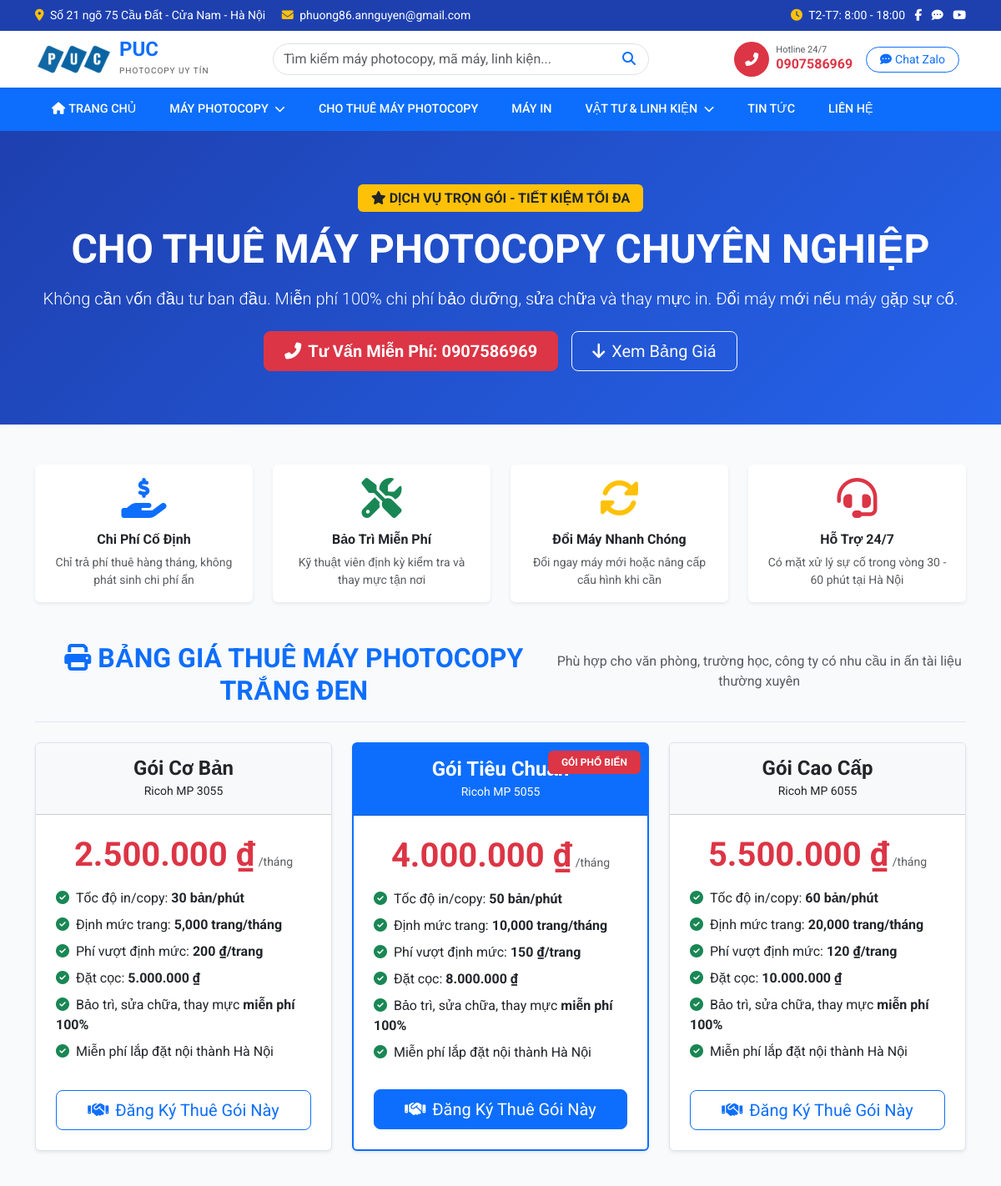
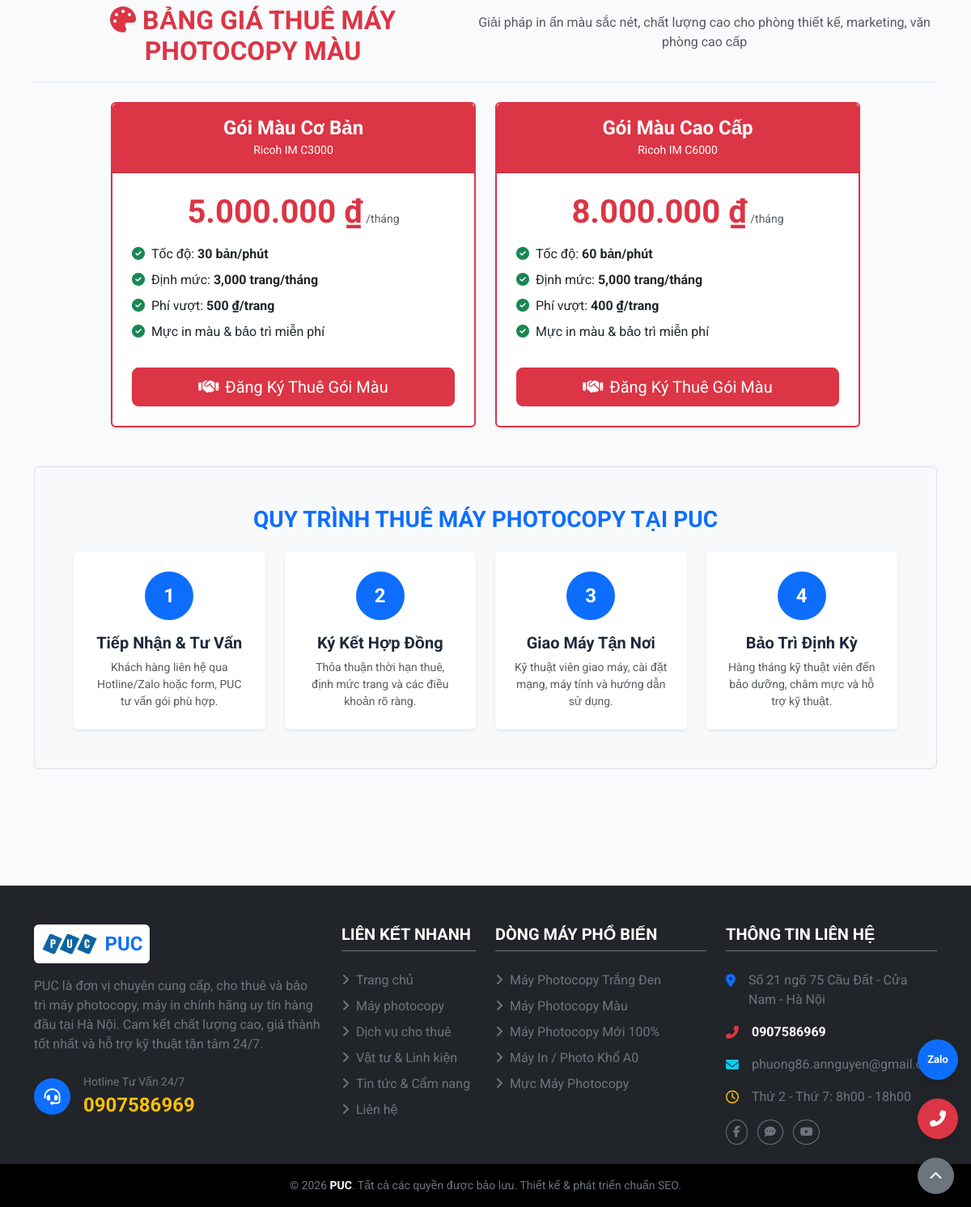
The page /pages/rental.php on the database its author committed (2 pictures, top to bottom).
### tables this page shows
CREATE TABLE IF NOT EXISTS `rental_packages` (
    `id` INT AUTO_INCREMENT PRIMARY KEY,
    `name` VARCHAR(200) NOT NULL,
    `machine_type` VARCHAR(100),
    `speed` VARCHAR(50),
    `color_type` ENUM('bw','color') DEFAULT 'bw',
    `monthly_price` DECIMAL(15,0) DEFAULT 0,
    `included_pages` INT DEFAULT 0 COMMENT 'Số trang miễn phí/tháng',
    `extra_page_price` DECIMAL(10,0) DEFAULT 0 COMMENT 'Giá mỗi trang vượt',
    `deposit` DECIMAL(15,0) DEFAULT 0,
    `min_contract_months` INT DEFAULT 12,
    `features` TEXT,
    `is_active` TINYINT(1) DEFAULT 1,
    `sort_order` INT DEFAULT 0,
    `created_at` TIMESTAMP DEFAULT CURRENT_TIMESTAMP
);

### includes/functions.php (called while the page is built, shortened)
<?php
function format_price($price) {
    return number_format($price, 0, ',', '.') . ' ₫';
}
function get_rental_packages($color_type = null) {
    global $pdo;
    $sql = "SELECT * FROM rental_packages WHERE is_active = 1";
    $params = [];
    if ($color_type) {
        $sql .= " AND color_type = ?";
        $params[] = $color_type;
    }
    $sql .= " ORDER BY sort_order ASC, monthly_price ASC";
    try {
        $stmt = $pdo->prepare($sql);
        $stmt->execute($params);
        return $stmt->fetchAll(PDO::FETCH_ASSOC);
    } catch (Exception $e) {
        return [];
    }
}

### pages/rental.php (the view, shortened to what this page needs)
<?php
require_once __DIR__ . '/../includes/db.php';
require_once __DIR__ . '/../includes/functions.php';
require_once __DIR__ . '/../includes/header.php';
$bw_packages = get_rental_packages('bw');
$color_packages = get_rental_packages('color');
?>
<div class="bg-primary text-white py-5 text-center position-relative" style="background: linear-gradient(135deg, #1E40AF 0%, #2563EB 100%);">
    <div class="container py-3">
        <span class="badge bg-warning text-dark px-3 py-2 fs-6 mb-3"><i class="fas fa-star me-1"></i>DỊCH VỤ TRỌN GÓI - TIẾT KIỆM TỐI ĐA</span>
        <h1 class="display-5 fw-bold mb-3">CHO THUÊ MÁY PHOTOCOPY CHUYÊN NGHIỆP</h1>
        <p class="lead max-w-700 mx-auto opacity-90">Không cần vốn đầu tư ban đầu. Miễn phí 100% chi phí bảo dưỡng, sửa chữa và thay mực in. Đổi máy mới nếu máy gặp sự cố.</p>
        <div class="mt-4 d-flex justify-content-center gap-3 flex-wrap">
            <a href="tel:<?= HOTLINE ?>" class="btn btn-danger btn-lg px-4 fw-bold">
                <i class="fas fa-phone-alt me-2"></i>Tư Vấn Miễn Phí: <?= HOTLINE ?>
            </a>
            <a href="#pricingSection" class="btn btn-outline-light btn-lg px-4">
                <i class="fas fa-arrow-down me-2"></i>Xem Bảng Giá
            </a>
        </div>
    </div>
</div>
<div class="container py-5" id="pricingSection">
    <div class="row g-4 mb-5 text-center">
        <div class="col-6 col-md-3">
            <div class="card h-100 border-0 shadow-sm p-3">
                <i class="fas fa-hand-holding-usd fa-3x text-primary mb-3"></i>
                <h6 class="fw-bold">Chi Phí Cố Định</h6>
                <p class="small text-muted mb-0">Chỉ trả phí thuê hàng tháng, không phát sinh chi phí ẩn</p>
            </div>
        </div>
        <div class="col-6 col-md-3">
            <div class="card h-100 border-0 shadow-sm p-3">
                <i class="fas fa-tools fa-3x text-success mb-3"></i>
                <h6 class="fw-bold">Bảo Trì Miễn Phí</h6>
                <p class="small text-muted mb-0">Kỹ thuật viên định kỳ kiểm tra và thay mực tận nơi</p>
            </div>
        </div>
        <div class="col-6 col-md-3">
            <div class="card h-100 border-0 shadow-sm p-3">
                <i class="fas fa-sync-alt fa-3x text-warning mb-3"></i>
                <h6 class="fw-bold">Đổi Máy Nhanh Chóng</h6>
                <p class="small text-muted mb-0">Đổi ngay máy mới hoặc nâng cấp cấu hình khi cần</p>
            </div>
        </div>
        <div class="col-6 col-md-3">
            <div class="card h-100 border-0 shadow-sm p-3">
                <i class="fas fa-headset fa-3x text-danger mb-3"></i>
                <h6 class="fw-bold">Hỗ Trợ 24/7</h6>
                <p class="small text-muted mb-0">Có mặt xử lý sự cố trong vòng 30 - 60 phút tại Hà Nội</p>
            </div>
        </div>
    </div>
    <div class="mb-5">
        <div class="section-header mb-4 text-center">
            <h2 class="fw-bold text-primary"><i class="fas fa-print me-2"></i>BẢNG GIÁ THUÊ MÁY PHOTOCOPY TRẮNG ĐEN</h2>
            <p class="text-muted">Phù hợp cho văn phòng, trường học, công ty có nhu cầu in ấn tài liệu thường xuyên</p>
        </div>
        <div class="row row-cols-1 row-cols-md-3 g-4">
            <?php
            $bw = !empty($bw_packages) ? $bw_packages : get_rental_packages();
            foreach ($bw as $index => $pkg):
                $isPopular = ($index === 1);
            ?>
            <div class="col">
                <div class="card h-100 text-center shadow-sm position-relative <?= $isPopular ? 'border-primary border-2 shadow' : 'border' ?>">
                    <?php if ($isPopular): ?>
                        <div class="badge bg-danger position-absolute top-0 end-0 m-2 px-3 py-2">GÓI PHỔ BIẾN</div>
                    <?php endif; ?>
                    <div class="card-header <?= $isPopular ? 'bg-primary text-white' : 'bg-light' ?> py-3">
                        <h4 class="my-0 fw-bold"><?= htmlspecialchars($pkg['name']) ?></h4>
                        <small><?= htmlspecialchars($pkg['machine_type']) ?></small>
                    </div>
                    <div class="card-body d-flex flex-column p-4">
                        <div class="mb-3">
                            <span class="display-6 fw-bold text-danger"><?= format_price($pkg['monthly_price']) ?></span>
                            <span class="text-muted small">/tháng</span>
                        </div>
                        <ul class="list-unstyled text-start mb-4 flex-grow-1">
                            <li class="mb-2"><i class="fas fa-check-circle text-success me-2"></i>Tốc độ in/copy: <strong><?= htmlspecialchars($pkg['speed']) ?></strong></li>
                            <li class="mb-2"><i class="fas fa-check-circle text-success me-2"></i>Định mức trang: <strong><?= number_format($pkg['included_pages']) ?> trang/tháng</strong></li>
                            <li class="mb-2"><i class="fas fa-check-circle text-success me-2"></i>Phí vượt định mức: <strong><?= format_price($pkg['extra_page_price']) ?>/trang</strong></li>
                            <li class="mb-2"><i class="fas fa-check-circle text-success me-2"></i>Đặt cọc: <strong><?= format_price($pkg['deposit']) ?></strong></li>
                            <li class="mb-2"><i class="fas fa-check-circle text-success me-2"></i>Bảo trì, sửa chữa, thay mực <strong>miễn phí 100%</strong></li>
                            <li class="mb-2"><i class="fas fa-check-circle text-success me-2"></i>Miễn phí lắp đặt nội thành Hà Nội</li>
                        </ul>
                        <button class="btn <?= $isPopular ? 'btn-primary' : 'btn-outline-primary' ?> btn-lg w-100" data-bs-toggle="modal" data-bs-target="#rentalModal" onclick="document.getElementById('rentalPackageName').value='<?= htmlspecialchars($pkg['name'] . ' - ' . $pkg['machine_type']) ?>'">
                            <i class="fas fa-handshake me-2"></i>Đăng Ký Thuê Gói Này
                        </button>
                    </div>
                </div>
            </div>
            <?php endforeach; ?>
        </div>
    </div>
    <?php if (!empty($color_packages)): ?>
    <div class="mb-5">
        <div class="section-header mb-4 text-center">
            <h2 class="fw-bold text-danger"><i class="fas fa-palette me-2"></i>BẢNG GIÁ THUÊ MÁY PHOTOCOPY MÀU</h2>
            <p class="text-muted">Giải pháp in ấn màu sắc nét, chất lượng cao cho phòng thiết kế, marketing, văn phòng cao cấp</p>
        </div>
        <div class="row row-cols-1 row-cols-md-2 g-4 justify-content-center">
            <?php foreach ($color_packages as $pkg): ?>
            <div class="col-md-5">
                <div class="card h-100 text-center shadow-sm border-danger border-2">
                    <div class="card-header bg-danger text-white py-3">
                        <h4 class="my-0 fw-bold"><?= htmlspecialchars($pkg['name']) ?></h4>
                        <small><?= htmlspecialchars($pkg['machine_type']) ?></small>
                    </div>
                    <div class="card-body d-flex flex-column p-4">
                        <div class="mb-3">
                            <span class="display-6 fw-bold text-danger"><?= format_price($pkg['monthly_price']) ?></span>
                            <span class="text-muted small">/tháng</span>
                        </div>
                        <ul class="list-unstyled text-start mb-4 flex-grow-1">
                            <li class="mb-2"><i class="fas fa-check-circle text-success me-2"></i>Tốc độ: <strong><?= htmlspecialchars($pkg['speed']) ?></strong></li>
                            <li class="mb-2"><i class="fas fa-check-circle text-success me-2"></i>Định mức: <strong><?= number_format($pkg['included_pages']) ?> trang/tháng</strong></li>
                            <li class="mb-2"><i class="fas fa-check-circle text-success me-2"></i>Phí vượt: <strong><?= format_price($pkg['extra_page_price']) ?>/trang</strong></li>
                            <li class="mb-2"><i class="fas fa-check-circle text-success me-2"></i>Mực in màu & bảo trì miễn phí</li>
                        </ul>
                        <button class="btn btn-danger btn-lg w-100" data-bs-toggle="modal" data-bs-target="#rentalModal" onclick="document.getElementById('rentalPackageName').value='<?= htmlspecialchars($pkg['name'] . ' - ' . $pkg['machine_type']) ?>'">
                            <i class="fas fa-handshake me-2"></i>Đăng Ký Thuê Gói Màu
                        </button>
                    </div>
                </div>
            </div>
            <?php endforeach; ?>
        </div>
    </div>
    <?php endif; ?>
    <div class="bg-light p-5 rounded border mb-5">
        <h3 class="text-center fw-bold mb-4 text-primary">QUY TRÌNH THUÊ MÁY PHOTOCOPY TẠI PUC</h3>
        <div class="row text-center g-4">
            <div class="col-md-3">
                <div class="bg-white p-4 rounded shadow-sm h-100">
                    <div class="bg-primary text-white rounded-circle d-inline-flex align-items-center justify-content-center mb-3" style="width: 60px; height: 60px; font-size: 24px; font-weight: bold;">1</div>
                    <h5 class="fw-bold">Tiếp Nhận & Tư Vấn</h5>
                    <p class="text-muted small mb-0">Khách hàng liên hệ qua Hotline/Zalo hoặc form, PUC tư vấn gói phù hợp.</p>
                </div>
            </div>
            <div class="col-md-3">
                <div class="bg-white p-4 rounded shadow-sm h-100">
                    <div class="bg-primary text-white rounded-circle d-inline-flex align-items-center justify-content-center mb-3" style="width: 60px; height: 60px; font-size: 24px; font-weight: bold;">2</div>
                    <h5 class="fw-bold">Ký Kết Hợp Đồng</h5>
                    <p class="text-muted small mb-0">Thỏa thuận thời hạn thuê, định mức trang và các điều khoản rõ ràng.</p>
                </div>
            </div>
            <div class="col-md-3">
                <div class="bg-white p-4 rounded shadow-sm h-100">
                    <div class="bg-primary text-white rounded-circle d-inline-flex align-items-center justify-content-center mb-3" style="width: 60px; height: 60px; font-size: 24px; font-weight: bold;">3</div>
                    <h5 class="fw-bold">Giao Máy Tận Nơi</h5>
                    <p class="text-muted small mb-0">Kỹ thuật viên giao máy, cài đặt mạng, máy tính và hướng dẫn sử dụng.</p>
                </div>
            </div>
            <div class="col-md-3">
                <div class="bg-white p-4 rounded shadow-sm h-100">
                    <div class="bg-primary text-white rounded-circle d-inline-flex align-items-center justify-content-center mb-3" style="width: 60px; height: 60px; font-size: 24px; font-weight: bold;">4</div>
                    <h5 class="fw-bold">Bảo Trì Định Kỳ</h5>
                    <p class="text-muted small mb-0">Hàng tháng kỹ thuật viên đến bảo dưỡng, châm mực và hỗ trợ kỹ thuật.</p>
                </div>
            </div>
        </div>
    </div>
</div>
<?php require_once __DIR__ . '/../includes/footer.php'; ?>

### assets/css/style.css (style rules this page uses)
:root { --primary-color: #2563eb; --primary-dark: #1e40af; --primary-light: #eff6ff; --secondary-color: #1e40af; --accent-color: #dc2626; --success-color: #16a34a; --warning-color: #f59e0b; --text-main: #1e293b; --text-muted: #64748b; --bg-main: #f8fafc; --bg-white: #ffffff; --border-color: #e2e8f0; --shadow-sm: 0 1px 2px 0 rgb(0 0 0 / 0.05); --shadow-md: 0 4px 6px -1px rgb(0 0 0 / 0.1), 0 2px 4px -2px rgb(0 0 0 / 0.1); --shadow-lg: 0 10px 15px -3px rgb(0 0 0 / 0.1), 0 4px 6px -4px rgb(0 0 0 / 0.1); --transition: all 0.3s ease; --border-radius: 8px; --border-radius-lg: 12px; }
* { margin: 0; padding: 0; box-sizing: border-box; }
body { font-family: 'Roboto', sans-serif; color: var(--text-main); background-color: var(--bg-main); line-height: 1.5; -webkit-font-smoothing: antialiased; }
ul { list-style: none; }
.section-header { display: flex; justify-content: space-between; align-items: center; margin-bottom: 25px; padding-bottom: 10px; border-bottom: 1px solid var(--border-color); }

### rows shown on the page
rental_packages: name "Gói Cơ Bản", machine_type "Ricoh MP 3055", monthly_price "2.500.000 ₫", speed "30 bản/phút", included_pages "5,000", extra_page_price "200 ₫", deposit "5.000.000 ₫"
rental_packages: shows "GÓI PHỔ BIẾN", name "Gói Tiêu Chuẩn", machine_type "Ricoh MP 5055", monthly_price "4.000.000 ₫", speed "50 bản/phút", included_pages "10,000", extra_page_price "150 ₫", deposit "8.000.000 ₫"
rental_packages: name "Gói Cao Cấp", machine_type "Ricoh MP 6055", monthly_price "5.500.000 ₫", speed "60 bản/phút", included_pages "20,000", extra_page_price "120 ₫", deposit "10.000.000 ₫"
rental_packages: name "Gói Màu Cơ Bản", machine_type "Ricoh IM C3000", monthly_price "5.000.000 ₫", speed "30 bản/phút", included_pages "3,000", extra_page_price "500 ₫"
rental_packages: name "Gói Màu Cao Cấp", machine_type "Ricoh IM C6000", monthly_price "8.000.000 ₫", speed "60 bản/phút", included_pages "5,000", extra_page_price "400 ₫"

### other values the page prints
ADDRESS "Số 21 ngõ 75 Cầu Đất - Cửa Nam - Hà Nội"
EMAIL "phuong86.annguyen@gmail.com"
HOTLINE "0907586969"
